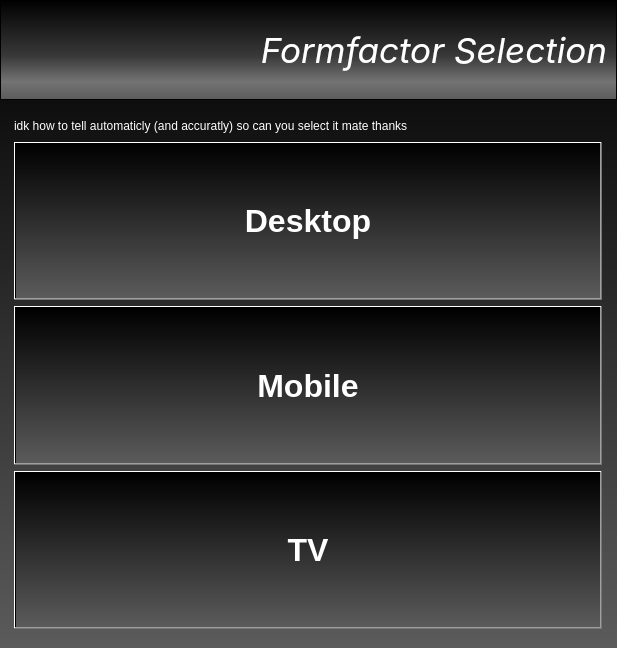
<?xml version="1.0" encoding="UTF-8"?>
<ui version="4.0">
 <class>Form</class>
 <widget class="QWidget" name="Form">
  <property name="geometry">
   <rect>
    <x>0</x>
    <y>0</y>
    <width>617</width>
    <height>648</height>
   </rect>
  </property>
  <property name="minimumSize">
   <size>
    <width>617</width>
    <height>648</height>
   </size>
  </property>
  <property name="windowTitle">
   <string>Form</string>
  </property>
  <property name="styleSheet">
   <string notr="true">background-color: qlineargradient(spread:pad, x1:0.5, y1:0, x2:0.5, y2:1, stop:0 rgba(0, 0, 0, 255), stop:1 rgba(91, 91, 91, 255));
color: rgb(255, 255, 255);</string>
  </property>
  <layout class="QVBoxLayout" name="verticalLayout">
   <property name="spacing">
    <number>6</number>
   </property>
   <property name="leftMargin">
    <number>0</number>
   </property>
   <property name="topMargin">
    <number>0</number>
   </property>
   <property name="rightMargin">
    <number>0</number>
   </property>
   <property name="bottomMargin">
    <number>9</number>
   </property>
   <item>
    <widget class="QFrame" name="frame">
     <property name="enabled">
      <bool>true</bool>
     </property>
     <property name="sizePolicy">
      <sizepolicy hsizetype="Preferred" vsizetype="Preferred">
       <horstretch>0</horstretch>
       <verstretch>0</verstretch>
      </sizepolicy>
     </property>
     <property name="maximumSize">
      <size>
       <width>16777215</width>
       <height>100</height>
      </size>
     </property>
     <property name="styleSheet">
      <string notr="true">background-color: qlineargradient(spread:pad, x1:0.5, y1:0, x2:0.5, y2:1, stop:0 rgba(0, 0, 0, 255), stop:0.555556 rgba(56, 56, 56, 255), stop:0.816425 rgba(115, 115, 115, 255), stop:1 rgba(91, 91, 91, 255));</string>
     </property>
     <property name="frameShape">
      <enum>QFrame::Shape::StyledPanel</enum>
     </property>
     <property name="frameShadow">
      <enum>QFrame::Shadow::Raised</enum>
     </property>
     <layout class="QHBoxLayout" name="horizontalLayout">
      <item>
       <widget class="QLabel" name="label">
        <property name="styleSheet">
         <string notr="true">background-color: rgba(255, 255, 255, 0);</string>
        </property>
        <property name="text">
         <string/>
        </property>
        <property name="pixmap">
         <pixmap>../Downloads/sandpotnoodles 1(1).png</pixmap>
        </property>
       </widget>
      </item>
      <item>
       <widget class="QLabel" name="label_2">
        <property name="font">
         <font>
          <family>Inter</family>
          <pointsize>26</pointsize>
          <italic>true</italic>
          <fontweight>ExtraLight</fontweight>
         </font>
        </property>
        <property name="styleSheet">
         <string notr="true">background-color: rgba(255, 255, 255, 0);</string>
        </property>
        <property name="text">
         <string>Formfactor Selection</string>
        </property>
        <property name="alignment">
         <set>Qt::AlignmentFlag::AlignRight|Qt::AlignmentFlag::AlignTrailing|Qt::AlignmentFlag::AlignVCenter</set>
        </property>
       </widget>
      </item>
     </layout>
    </widget>
   </item>
   <item>
    <widget class="QFrame" name="frame_2">
     <property name="styleSheet">
      <string notr="true">background-color: rgba(255, 255, 255, 0);</string>
     </property>
     <property name="frameShape">
      <enum>QFrame::Shape::StyledPanel</enum>
     </property>
     <property name="frameShadow">
      <enum>QFrame::Shadow::Raised</enum>
     </property>
     <layout class="QGridLayout" name="gridLayout">
      <item row="3" column="0">
       <widget class="QPushButton" name="pushButton">
        <property name="sizePolicy">
         <sizepolicy hsizetype="Minimum" vsizetype="Minimum">
          <horstretch>0</horstretch>
          <verstretch>0</verstretch>
         </sizepolicy>
        </property>
        <property name="minimumSize">
         <size>
          <width>0</width>
          <height>94</height>
         </size>
        </property>
        <property name="maximumSize">
         <size>
          <width>588</width>
          <height>300</height>
         </size>
        </property>
        <property name="font">
         <font>
          <pointsize>24</pointsize>
          <bold>true</bold>
         </font>
        </property>
        <property name="styleSheet">
         <string notr="true">color: rgb(255, 255, 255);
background-color: qlineargradient(spread:pad, x1:0.5, y1:0, x2:0.5, y2:1, stop:0 rgba(0, 0, 0, 255), stop:1 rgba(91, 91, 91, 255));</string>
        </property>
        <property name="text">
         <string>TV</string>
        </property>
        <property name="icon">
         <iconset>
          <normaloff>../Downloads/Frame 86.png</normaloff>../Downloads/Frame 86.png</iconset>
        </property>
        <property name="iconSize">
         <size>
          <width>151</width>
          <height>151</height>
         </size>
        </property>
       </widget>
      </item>
      <item row="0" column="0">
       <widget class="QLabel" name="label_3">
        <property name="maximumSize">
         <size>
          <width>16777215</width>
          <height>20</height>
         </size>
        </property>
        <property name="text">
         <string>idk how to tell automaticly (and accuratly) so can you select it mate thanks</string>
        </property>
       </widget>
      </item>
      <item row="1" column="0">
       <widget class="QPushButton" name="desktop">
        <property name="sizePolicy">
         <sizepolicy hsizetype="Minimum" vsizetype="Minimum">
          <horstretch>0</horstretch>
          <verstretch>0</verstretch>
         </sizepolicy>
        </property>
        <property name="minimumSize">
         <size>
          <width>0</width>
          <height>94</height>
         </size>
        </property>
        <property name="maximumSize">
         <size>
          <width>588</width>
          <height>300</height>
         </size>
        </property>
        <property name="font">
         <font>
          <pointsize>24</pointsize>
          <bold>true</bold>
         </font>
        </property>
        <property name="styleSheet">
         <string notr="true">background-color: qlineargradient(spread:pad, x1:0.5, y1:0, x2:0.5, y2:1, stop:0 rgba(0, 0, 0, 255), stop:1 rgba(91, 91, 91, 255));</string>
        </property>
        <property name="text">
         <string>Desktop</string>
        </property>
        <property name="icon">
         <iconset>
          <normaloff>../Downloads/Frame 85.png</normaloff>../Downloads/Frame 85.png</iconset>
        </property>
        <property name="iconSize">
         <size>
          <width>151</width>
          <height>151</height>
         </size>
        </property>
       </widget>
      </item>
      <item row="2" column="0">
       <widget class="QPushButton" name="mobile">
        <property name="sizePolicy">
         <sizepolicy hsizetype="Minimum" vsizetype="Minimum">
          <horstretch>0</horstretch>
          <verstretch>0</verstretch>
         </sizepolicy>
        </property>
        <property name="minimumSize">
         <size>
          <width>0</width>
          <height>94</height>
         </size>
        </property>
        <property name="maximumSize">
         <size>
          <width>588</width>
          <height>300</height>
         </size>
        </property>
        <property name="font">
         <font>
          <pointsize>24</pointsize>
          <bold>true</bold>
         </font>
        </property>
        <property name="styleSheet">
         <string notr="true">background-color: qlineargradient(spread:pad, x1:0.5, y1:0, x2:0.5, y2:1, stop:0 rgba(0, 0, 0, 255), stop:1 rgba(91, 91, 91, 255));</string>
        </property>
        <property name="text">
         <string>Mobile</string>
        </property>
        <property name="icon">
         <iconset>
          <normaloff>../Downloads/Mobile.png</normaloff>../Downloads/Mobile.png</iconset>
        </property>
        <property name="iconSize">
         <size>
          <width>151</width>
          <height>151</height>
         </size>
        </property>
       </widget>
      </item>
     </layout>
    </widget>
   </item>
  </layout>
 </widget>
 <resources/>
 <connections/>
</ui>
